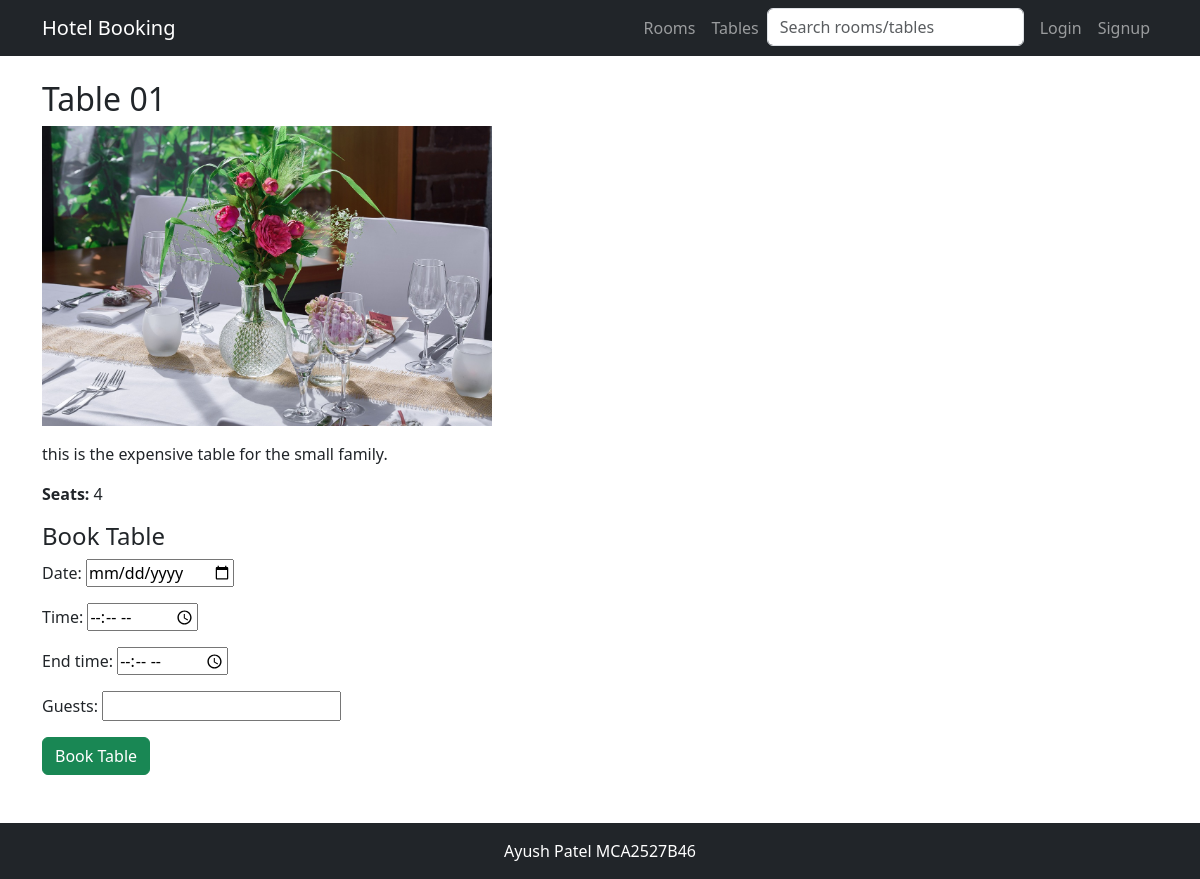
/tables/1/, run on the app's committed database.
### bookings/models.py (models this page shows, shortened)
class Table(models.Model):
    table_number = models.CharField(max_length=20)
    capacity = models.IntegerField()
    description = models.TextField(blank=True)
    image = models.ImageField(upload_to='tables/', blank=True, null=True)

### bookings/views.py (the view)
# urls.py: path('tables/<int:pk>/', views.table_detail, name='table_detail'),
def table_detail(request, pk):
    table = get_object_or_404(Table, pk=pk)
    form = TableBookingForm()
    return render(request, 'table_detail.html', {'table':table,'form':form})

### bookings/forms.py
class TableBookingForm(forms.ModelForm):
    class Meta:
        model = TableBooking
        fields = ['date','time','end_time','guests']
        widgets = {
            'date': forms.DateInput(attrs={'type':'date'}),
            'time': forms.TimeInput(attrs={'type':'time'}),
            'end_time': forms.TimeInput(attrs={'type':'time'}),
        }

### templates/table_detail.html (shortened to what this page needs)
{% extends 'base.html' %}
{% block content %}
<h2>Table {{ table.table_number }}</h2>
{% if table.image %}<img src="{{ table.image.url }}" class="img-fluid mb-3" style="max-height:300px;object-fit:cover;">{% endif %}
<p>{{ table.description }}</p>
<p><strong>Seats:</strong> {{ table.capacity }}</p>
<h4>Book Table</h4>
<form method="post" action="{% url 'book_table' table.id %}">
  {{ form.as_p }}
  <button class="btn btn-success">Book Table</button>
</form>
{% endblock %}

### data on the page
Table: table_number "01", image (picture), description "this is the expensive table for the small family.", capacity "4"
